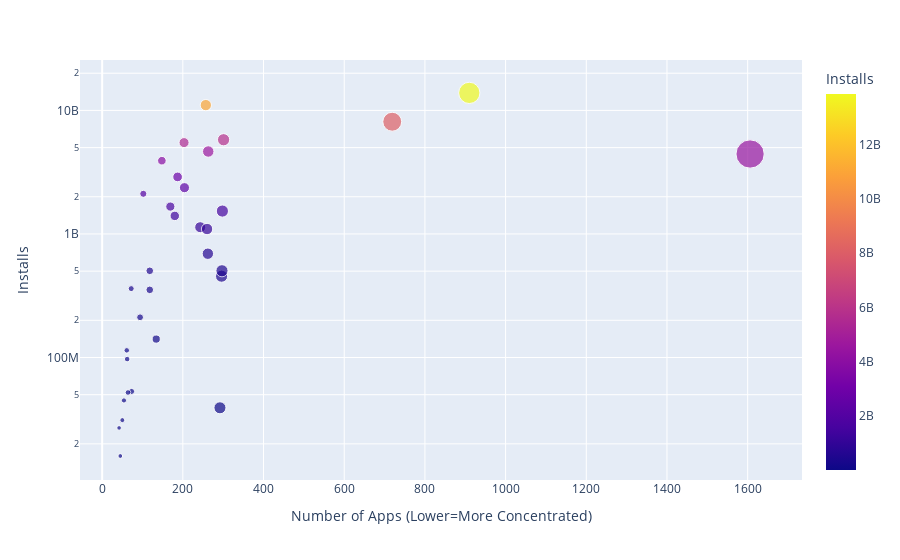

The notebook cell this image was saved under:
### Markdown cell above
### Category Concentration - Downloads vs. Competition

**Challenge**: 
* First, create a DataFrame that has the number of apps in one column and the number of installs in another:

<img src=https://imgur.com/uQRSlXi.png width="350">

* Then use the [plotly express examples from the documentation](https://plotly.com/python/line-and-scatter/) alongside the [.scatter() API reference](https://plotly.com/python-api-reference/generated/plotly.express.scatter.html)to create scatter plot that looks like this. 

<img src=https://imgur.com/cHsqh6a.png>

*Hint*: Use the size, hover_name and color parameters in .scatter(). To scale the yaxis, call .update_layout() and specify that the yaxis should be on a log-scale like so: yaxis=dict(type='log')

### Code cell
#we're creating a new df, first assign this variable and group by category, then count the app and installs with .agg
category_number = df_apps_clean.groupby("Category").agg({"App": pd.Series.count})
# we want to merge the two dfs to make one df for a scatter plot
category_merged_df = pd.merge(category_number, category_installs, on='Category', how="inner")
#printing shape here for clarity
print(f'DF Shape: {category_merged_df.shape}')
#then sort the values by most to least for clarity
category_merged_df.sort_values('Installs', ascending=False)

#making a graph, we set the df as our first arg, then we use app and installs as x and y
#size is scaled to the app and hover name is set to the category index, colour grading is based on installs
fig = px.scatter(category_merged_df, 
                 x='App', 
                 y='Installs',
                 size='App',
                 hover_name=category_merged_df.index,
                 color='Installs')

#we call update layout to add more to the graph once it's made, do titles plus change y axis markers
#using a dict for clarity
fig.update_layout(xaxis_title="Number of Apps (Lower=More Concentrated)",
                      yaxis_title="Installs",
                      yaxis=dict(type='log'))
 
fig.show()

### Figure 1 — Plotly figure (JSON) as saved in the notebook; plotly's stock layout.template omitted (floating-point values rounded to 4 significant figures)
{"data": [{"hovertemplate": "<b>%{hovertext}</b><br><br>App=%{marker.size}<br>Installs=%{marker.color}<extra></extra>", "hovertext": ["ART_AND_DESIGN", "AUTO_AND_VEHICLES", "BEAUTY", "BOOKS_AND_REFERENCE", "BUSINESS", "COMICS", "COMMUNICATION", "DATING", "EDUCATION", "ENTERTAINMENT", "EVENTS", "FAMILY", "FINANCE", "FOOD_AND_DRINK", "GAME", "HEALTH_AND_FITNESS", "HOUSE_AND_HOME", "LIBRARIES_AND_DEMO", "LIFESTYLE", "MAPS_AND_NAVIGATION", "MEDICAL", "NEWS_AND_MAGAZINES", "PARENTING", "PERSONALIZATION", "PHOTOGRAPHY", "PRODUCTIVITY", "SHOPPING", "SOCIAL", "SPORTS", "TOOLS", "TRAVEL_AND_LOCAL", "VIDEO_PLAYERS", "WEATHER"], "legendgroup": "", "marker": {"color": [114233100, 53129800, 26916200, 1665791655, 692018120, 44931100, 11039241530, 140912410, 352852000, 2113660000, 15949410, 4437554490, 455249400, 211677750, 13858762717, 1134006220, 97082000, 52083000, 503611120, 503267560, 39162676, 2369110650, 31116110, 1532352930, 4649143130, 5788070180, 1400331540, 5487841475, 1096431465, 8099724500, 2894859300, 3916897200, 361096500], "coloraxis": "coloraxis", "size": [61, 73, 42, 169, 262, 54, 257, 134, 118, 102, 45, 1606, 296, 94, 910, 243, 62, 64, 297, 118, 292, 204, 50, 298, 263, 301, 180, 203, 260, 719, 187, 148, 72], "sizemode": "area", "sizeref": 4.015, "symbol": "circle"}, "mode": "markers", "name": "", "orientation": "v", "showlegend": false, "type": "scatter", "x": [61, 73, 42, 169, 262, 54, 257, 134, 118, 102, 45, 1606, 296, 94, 910, 243, 62, 64, 297, 118, 292, 204, 50, 298, 263, 301, 180, 203, 260, 719, 187, 148, 72], "xaxis": "x", "y": [114233100, 53129800, 26916200, 1665791655, 692018120, 44931100, 11039241530, 140912410, 352852000, 2113660000, 15949410, 4437554490, 455249400, 211677750, 13858762717, 1134006220, 97082000, 52083000, 503611120, 503267560, 39162676, 2369110650, 31116110, 1532352930, 4649143130, 5788070180, 1400331540, 5487841475, 1096431465, 8099724500, 2894859300, 3916897200, 361096500], "yaxis": "y"}], "layout": {"coloraxis": {"colorbar": {"title": {"text": "Installs"}}, "colorscale": [[0, "#0d0887"], [0.1111, "#46039f"], [0.2222, "#7201a8"], [0.3333, "#9c179e"], [0.4444, "#bd3786"], [0.5556, "#d8576b"], [0.6667, "#ed7953"], [0.7778, "#fb9f3a"], [0.8889, "#fdca26"], [1, "#f0f921"]]}, "legend": {"itemsizing": "constant", "tracegroupgap": 0}, "margin": {"t": 60}, "xaxis": {"anchor": "y", "domain": [0, 1], "title": {"text": "Number of Apps (Lower=More Concentrated)"}}, "yaxis": {"anchor": "x", "domain": [0, 1], "title": {"text": "Installs"}, "type": "log"}}}
